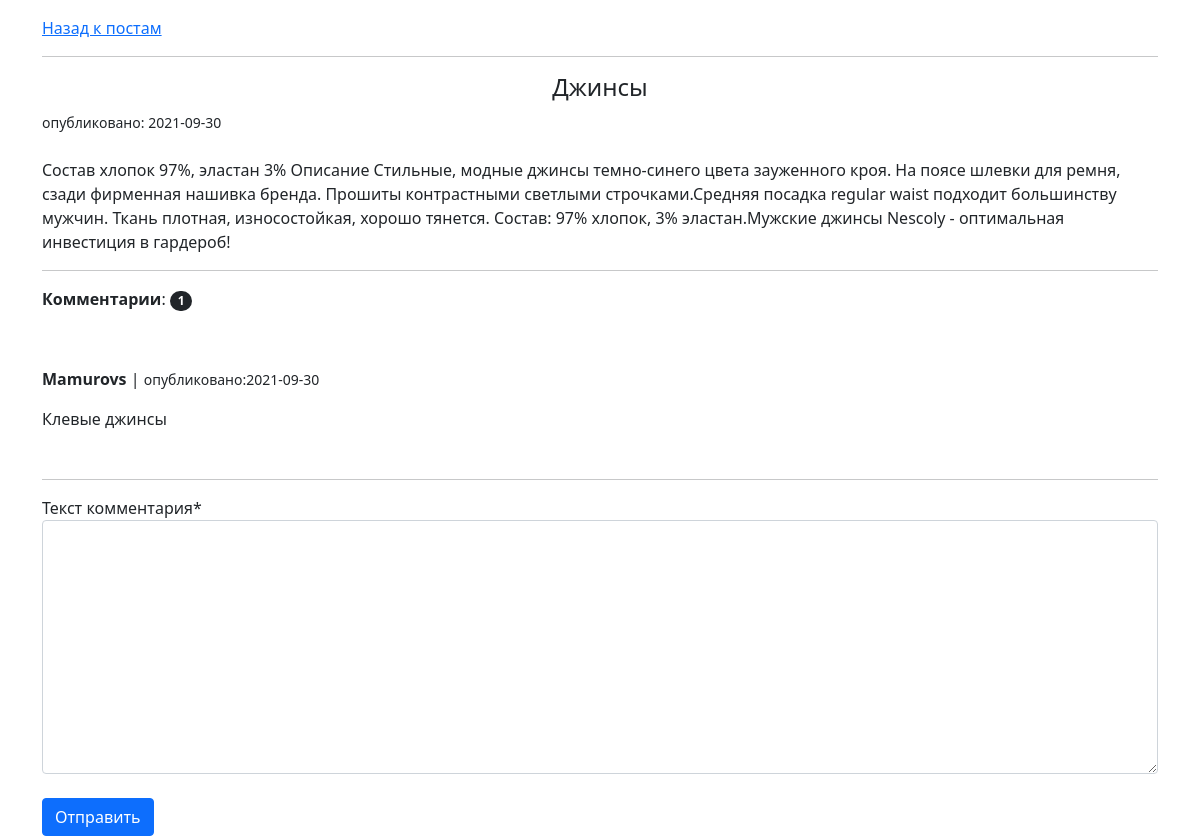
Page /posts/2/ (signed in) on the committed database.
### posts/models.py (models this page shows, shortened)
class Post(models.Model):
    author = models.ForeignKey(User, on_delete=models.CASCADE, verbose_name='Автор')
    title = models.CharField(max_length=255, verbose_name='Заголовок')
    slug = models.SlugField()
    content = models.TextField(verbose_name='Содержимое поста')
    created_at = models.DateTimeField(editable=False)
    updated_at = models.DateTimeField()
    comments = GenericRelation('comments.Comment')

### comments/models.py (models this page shows, shortened)
class Comment(models.Model):
    author = models.ForeignKey(User, verbose_name='Автор комментария', on_delete=models.CASCADE)
    content_type = models.ForeignKey(ContentType, on_delete=models.CASCADE)
    object_id = models.PositiveIntegerField()
    content_object = GenericForeignKey('content_type', 'object_id')
    text = models.TextField(verbose_name='Текст комментария')
    created_at = models.DateTimeField(editable=False)

### posts/views.py (the view)
# urls.py: path('posts/<str:post_slug>/', PostDetailView.as_view(), name='post')
class PostDetailView(DetailView):
    model = Post
    template_name = 'post_detail.html'
    context_object_name = 'post'
    slug_url_kwarg = 'post_slug'
    def get_context_data(self, **kwargs):
        context = super().get_context_data(**kwargs)
        context['form'] = CommentForm(self.request.POST or None)
        return context

### comments/forms.py
class CommentForm(forms.ModelForm):
    class Meta:
        model = Comment
        fields = ['text']

### posts/templates/post_detail.html (shortened to what this page needs)
{% extends 'posts.html' %}
{% load crispy_forms_tags %}
{% block content %}
<nav aria-label="breadcrumb">
  <ol class="breadcrumb">
      <li class="breadcrumb-item active" aria-current="page"><a href="{% url 'posts' %}">Назад к постам</a></li>
  </ol>
</nav>
    <hr>
    <h4 class="text-center">{{ post.title }}</h4>
    <small>опубликовано: {{ post.created_at|date:"Y-m-d" }}</small>
    <br><br>
    <p>{{ post.content|safe }}</p>
    <hr>
    <p><strong>Комментарии</strong>: <span class="badge rounded-pill bg-dark">{{ post.comments.count }}</span></p>
    <br>
    <div class="row">
        {% for comment in post.comments.all %}
            <div class="col-md-12 mt-3 mb-3">
                <p><strong>{{ comment.author.username }}</strong> | <small>опубликовано:{{ comment.created_at|date:"Y-m-d" }}</small></p>
                <p>{{ comment.text }}</p>
            </div>
        {% endfor %}
    </div>
    <hr>
    {% if request.user.is_authenticated %}
    <form action="{% url 'comments:comment-create' content_type='post' object_id=post.id %}" method="POST">
        {{ form|crispy }}
        <br>
    <input class="btn btn-primary" type="submit" value="Отправить">
    </form>
    {% else %}
        <p class="text-center">Оставлять комментарии могут только авторизованные пользователи</p>
    {% endif %}
{% endblock content %}

### rows in the picture
Post: title "Джинсы", created_at "2021-09-30", content "Состав хлопок 97%, эластан 3% Описание Стильные, модные джинсы темно-синего цвета зауженного кроя. На поясе шлевки для ремня, сзади фирменная нашивка бренда. Прошиты контрастными светлыми строчками.Средняя посадка regular waist подходит большинству мужчин. Ткань плотная, износостойкая, хорошо тянется. Состав: 97% хлопок, 3% эластан.Мужские джинсы Nescoly - оптимальная инвестиция в гардероб!", comments.count "1"
Comment: author.username "Mamurovs", created_at "2021-09-30", text "Клевые джинсы"
